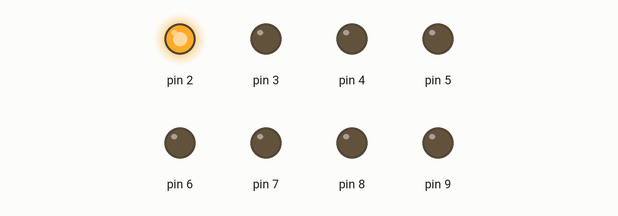
Simulated run of this sketch. Board: Arduino Uno, built with avr-gcc and run on an emulated ATmega328P. Shown: output pins drawn as LEDs (lit = HIGH).

Above: at 0.2 s.
At 1.2 s:
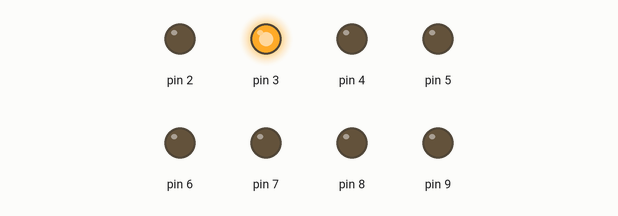
At 2.2 s:
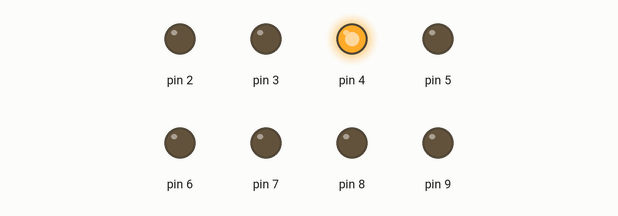
At 5.2 s:
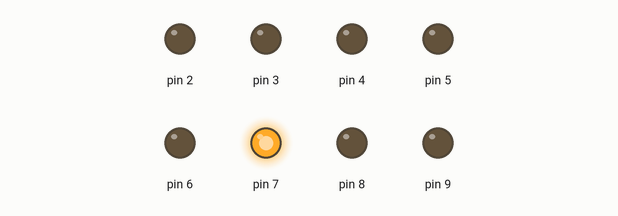
At 7.2 s:
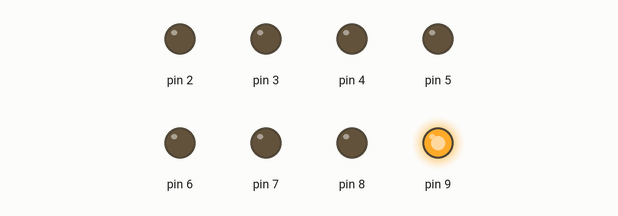
At 9.7 s:
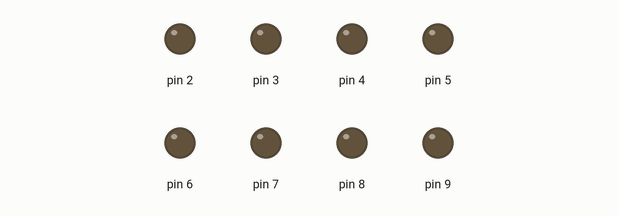
Timing chart, 0 to 10.4 s (numbered marks = the images above):
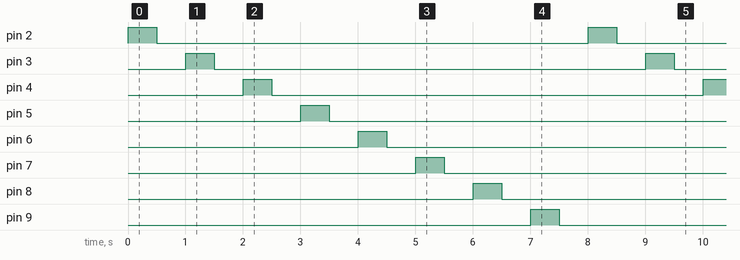

The sketch:

Eight_of_Flowing_Water_Light.ino
```cpp
// (licence header left out)
void setup()
{
  for (int i=2; i<=9; i++)    //Set the pin2~pin8 cycle output
  {
    pinMode(i,OUTPUT);
  }
}
void loop()
{
  for (int x=2; x<=9; x++)   //Each LED will flash in one second
  {
    digitalWrite(x,HIGH);
    delay(500);
    digitalWrite(x,LOW);
    delay(500);
  }
}
```

Measured:
- by itself, pin 2–9: alternates HIGH for 0.50 s and LOW for 7.5 s
- by itself, everything shown: repeats every 8.0 s, in 16 steps
